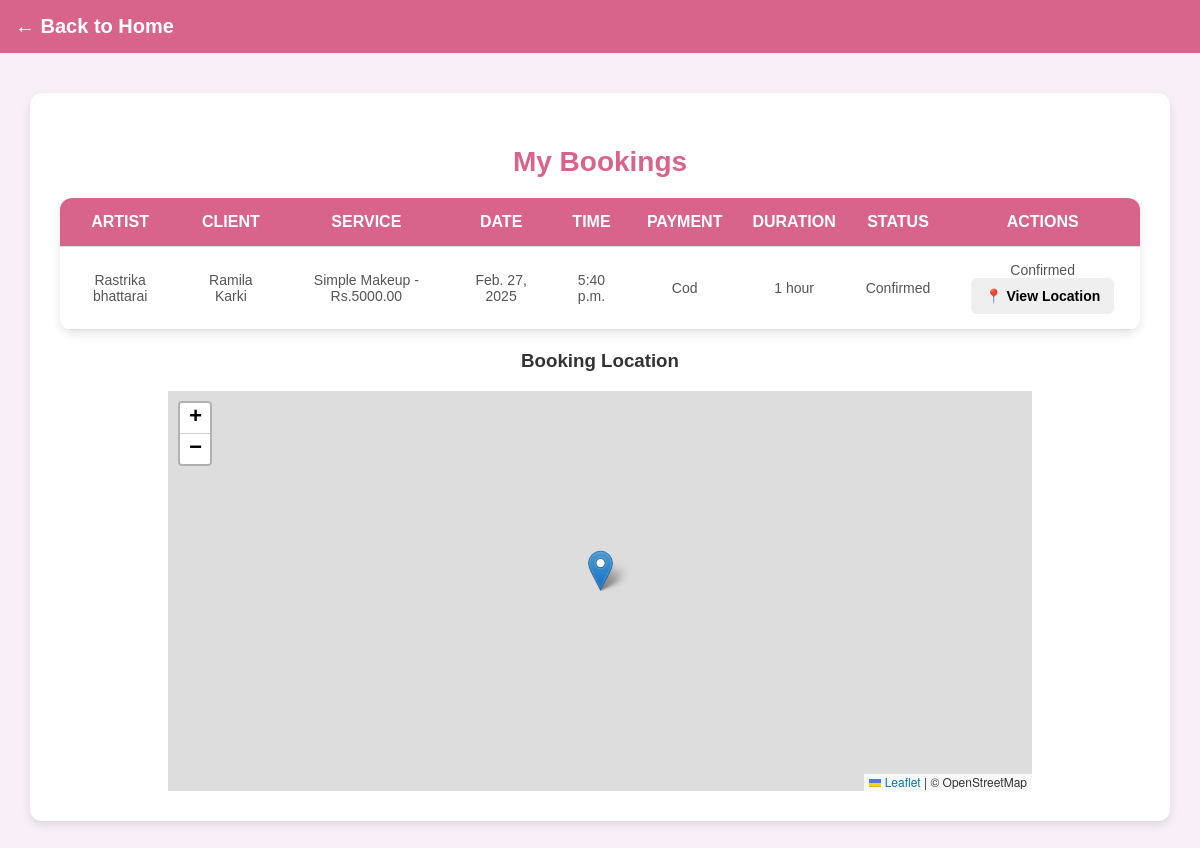
The app's page /bookings/ (signed in) with its own data.
### accounts/models.py (models this page shows, shortened)
class Booking(models.Model):
    PAYMENT_CHOICES = [
        ("khalti", "Khalti"),
        ("cod", "Cash on Delivery"),
    ]
    STATUS_CHOICES = [
        ("Pending", "Pending"),
        ("Confirmed", "Confirmed"),
        ("Cancelled", "Cancelled"),
    ]
    artist = models.ForeignKey(User, on_delete=models.CASCADE, related_name="bookings")
    client = models.ForeignKey(User, on_delete=models.CASCADE, related_name="client_bookings")
    service = models.ForeignKey("Service", on_delete=models.CASCADE, null=True, blank=True)
    date = models.DateField()
    time = models.TimeField()
    payment_method = models.CharField(max_length=10, choices=PAYMENT_CHOICES, default="cod")
    payment_status = models.CharField(max_length=20, default="Pending")
    status = models.CharField(max_length=10, choices=STATUS_CHOICES, default="Pending")
    latitude = models.DecimalField(max_digits=9, decimal_places=6, null=True, blank=True)  # ✅ Allow 6 decimal places
    longitude = models.DecimalField(max_digits=9, decimal_places=6, null=True, blank=True)  # ✅ Allow 6 decimal places
    created_at = models.DateTimeField(auto_now_add=True)
    class Meta:
        unique_together = ('artist', 'date', 'time')  # ✅ Prevent duplicate bookings

class User(AbstractUser):
    username = None  # ✅ Remove username field completely
    email = models.EmailField(unique=True)  # Email as the unique identifier
    phone = models.CharField(max_length=15, unique=True)
    password = models.CharField(max_length=100)
    profile_image = models.ImageField(upload_to="profile_images/", null=True, blank=True)
    is_verified = models.BooleanField(default=False)
    is_artist = models.BooleanField(default=False)
    otp = models.CharField(max_length=6, blank=True, null=True)  # ✅ Stores OTP
    city = models.CharField(max_length=100, null=True, blank=True)
    works_at = models.CharField(max_length=255, null=True, blank=True)
    experience_years = models.IntegerField(default=0, null=True, blank=True)
    training_certificate = models.FileField(upload_to="certificates/", null=True, blank=True)
    is_available = models.BooleanField(default=True)
    USERNAME_FIELD = "email"  # ✅ Login using email instead of username
    REQUIRED_FIELDS = []  # ✅ Don't require username
    objects = CustomUserManager()  # ✅ Use custom manager

class Service(models.Model):
    artist = models.ForeignKey(User, related_name='services', on_delete=models.CASCADE)
    service_name = models.CharField(max_length=255)
    price = models.DecimalField(max_digits=10, decimal_places=2)
    duration = models.CharField(max_length=50, default="30 mins")
    description = models.TextField(blank=True, null=True)
    created_at = models.DateTimeField(auto_now_add=True)

### accounts/views.py (the view)
# urls.py: path('bookings/', bookings, name='bookings'),
def bookings(request):
    user = request.user
    if user.is_artist:
        user_bookings = Booking.objects.filter(artist=user)
    else:
        user_bookings = Booking.objects.filter(client=user)
    return render(request, 'accounts/bookings.html', {'user_bookings': user_bookings})

### accounts/templates/accounts/bookings.html (shortened to what this page needs)
{% load static %}
<!DOCTYPE html>
<html lang="en">
<head>
    <link rel="stylesheet" href="{% static 'css/bookings2.css' %}">
    <link rel="stylesheet" href="https://unpkg.com/leaflet/dist/leaflet.css">
</head>
<body>
    <header>
        <a href="{% url 'artist_dashboard' %}">← Back to Home</a>
    </header>
    <div class="bookings-container">
        <h2>My Bookings</h2>
        {% if user_bookings %}
            <table>
                <thead>
                    <tr>
                        <th>Artist</th>
                        <th>Client</th>
                        <th>Service</th>
                        <th>Date</th>
                        <th>Time</th>
                        <th>Payment</th>
                        <th>Duration</th>
                        <th>Status</th>
                        <th>Actions</th>
                    </tr>
                </thead>
                <tbody>
                    {% for booking in user_bookings %}
                    <tr>
                        <td>{{ booking.artist.first_name }} {{ booking.artist.last_name }}</td>
                        <td>{{ booking.client.first_name }} {{ booking.client.last_name }}</td>
                        <td>{{ booking.service.service_name }} - Rs.{{ booking.service.price }}</td>
                        <td>{{ booking.date }}</td>
                        <td>{{ booking.time }}</td>
                        <td>{{ booking.payment_method|title }}</td>
                        <td>{{ booking.service.duration }}</td>
                        <td id="status-{{ booking.id }}">{{ booking.status }}</td>
                        <td>
                            {% if booking.status == "Pending" %}
                                <button onclick="updateBookingStatus({{ booking.id }}, 'Confirmed')">Confirm</button>
                                <button onclick="updateBookingStatus({{ booking.id }}, 'Cancelled')">Cancel</button>
                            {% else %}
                                {{ booking.status }}
                            {% endif %}
                            <button onclick="viewLocation({{ booking.latitude }}, {{ booking.longitude }})">📍 View Location</button>
                        </td>
                    </tr>
                    {% endfor %}
                </tbody>
            </table>
        {% else %}
            <p>No bookings found.</p>
        {% endif %}
        <div id="map-container">
            <h3>Booking Location</h3>
            <div id="map"></div>
        </div>
    </div>
</body>
</html>

### accounts/static/css/bookings2.css (style rules this page uses)
body { font-family: 'Poppins', sans-serif; background-color: #f9f0f7; color: #333; margin: 0; padding: 0; text-align: center; }
header { background-color: #D8648C; color: white; padding: 15px; text-align: left; font-size: 18px; font-weight: bold; }
header a { color: white; text-decoration: none; font-size: 20px; font-weight: 600; }
.bookings-container { max-width: 90%; margin: 40px auto; background: white; padding: 30px; border-radius: 12px; box-shadow: 0 4px 10px rgba(0, 0, 0, 0.1); }
h2 { font-size: 28px; color: #D8648C; margin-bottom: 20px; }
table { width: 100%; border-collapse: collapse; margin-top: 20px; background: white; border-radius: 12px; overflow: hidden; box-shadow: 0 4px 8px rgba(0, 0, 0, 0.1); }
th, td { padding: 15px; border-bottom: 1px solid #ddd; text-align: center; }
th { background: #D8648C; color: white; font-size: 16px; text-transform: uppercase; }
td { font-size: 14px; color: #555; }
button { padding: 10px 14px; font-size: 14px; font-weight: bold; border: none; border-radius: 6px; cursor: pointer; transition: 0.3s ease-in-out; }

### accounts/templates/accounts/bookings.html (style rules this page uses)
#map-container { margin-top: 20px; width: 100%; text-align: center; }
#map { height: 400px; width: 80%; margin: auto; }

### records on screen
Booking: artist.first_name "Rastrika", artist.last_name "bhattarai", client.first_name "Ramila", client.last_name "Karki", service.service_name "Simple Makeup", service.price "5000.00", date "Feb. 27, 2025", time "5:40 p.m.", payment_method "Cod", service.duration "1 hour", status "Confirmed"
